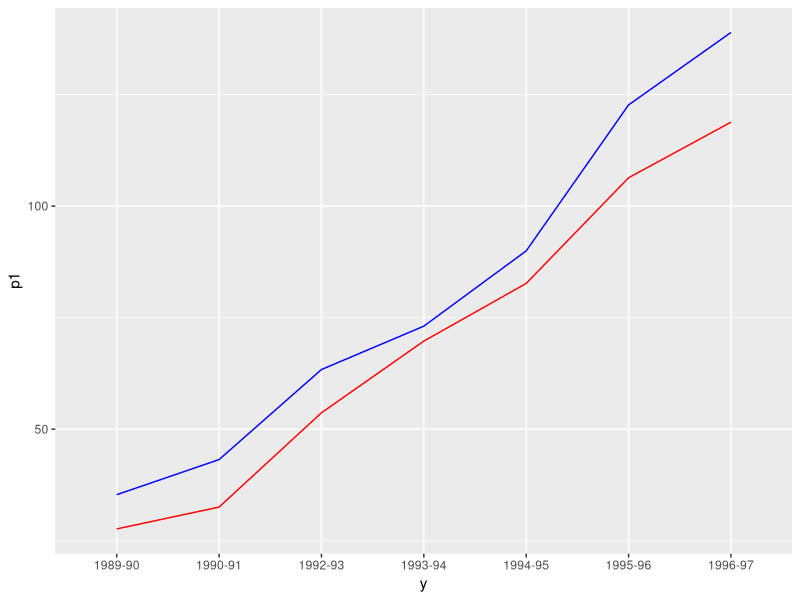

Write the R code that produced this figure.
#page number-157
library(ggplot2)
library(dplyr)

y<-c("1989-90","1990-91","1992-93","1993-94","1994-95","1995-96","1996-97")
p1<-c(35328,43198,63375,73101,89971,122678,138919)
p1<-p1/1000
p2<-c(27658,32553,53688,69751,82674,106353,118817)
p2<-p2/1000
d<- data.frame(y,p1,p2)
d

q = ggplot( group = 1) + 
  geom_line(data=d, aes(x =y, y = p1), color = "blue", group = 1) +
  geom_line(data=d, aes(x =y, y = p2), color = "red", group = 1)

print(q)